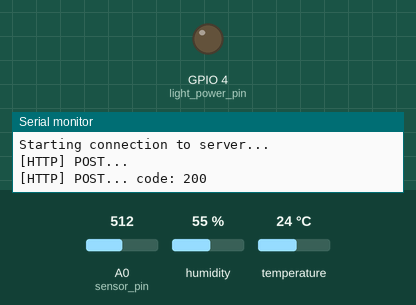
This sketch was run on a simulated ESP8266 (NodeMCU). Shown: output pins drawn as LEDs (lit = HIGH), the last lines printed to the serial monitor. The test bench sets the inputs (shaded band); at power-on: A0 (sensor_pin) = 512, humidity 55 %, temperature 24 °C. WiFi joins after 1.5 s; servers stay silent unless stated; uploads are accepted with an empty reply; pins used as bus, display or sensor lines are not drawn.

Above: at 7.6 s.
At 13.8 s:
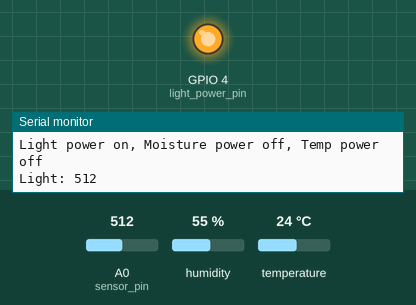
Timing chart, 0 to 36.8 s (numbered marks = the images above):
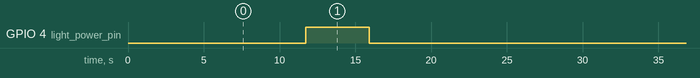

Measured:
- by itself, GPIO 4 (light_power_pin): alternates HIGH for 4.2 s and LOW for 21.4 s

The sketch:

FYP-Arduino.ino
```cpp
#include <ESP8266WiFi.h>
#include <ESP8266HTTPClient.h>
#include <WiFiClient.h>
#include <DHT.h>

#define DHTTYPE DHT11

int sensor_pin = A0;
int moisture;
int moisture_power_pin = 14;
int light;
int light_power_pin = 4;
int temp_data_pin = 5;
float temp;
float humi;

const char* ssid     = "ssid";
const char* password = "password";

DHT dht(temp_data_pin, DHTTYPE);

WiFiClient client;
IPAddress server(172, 20, 10, 2);
String ipAddress = "172.20.10.2";

void setup() {
   Serial.begin(115200);
   pinMode(light_power_pin, OUTPUT);
   pinMode(moisture_power_pin, OUTPUT);
   pinMode(temp_data_pin, OUTPUT);

  WiFi.mode(WIFI_STA);
  WiFi.begin(ssid, password);

  while (WiFi.status() != WL_CONNECTED) {
    delay(500);
    Serial.print(".");
  }

  if(WiFi.status() == WL_CONNECTED){
    Serial.println("WiFi connected!");
    Serial.println("IP address: ");
    Serial.println(WiFi.localIP());
  }

  Serial.println("Serial initialized");
  digitalWrite(moisture_power_pin, LOW);
   delay(2000);
}

void loop() {

    //Temperature part
  Serial.println("Light power off, Moisture power off, Temp power on");
  delay(1000);
  temp = dht.readTemperature();
  Serial.println("Temp: " + String(temp));
  delay(1000);
  humi = dht.readHumidity();
  Serial.println("Humi: " + String(humi));
  delay(1000);

   if(WiFi.status() == WL_CONNECTED){
      Serial.println("Starting connection to server...");

      HTTPClient http;
      if(http.begin(client, "http://172.20.10.2:31415/post-temp-humi/" + String(temp) + "/" + String(humi))){

        Serial.print("[HTTP] POST...\n");
        // start connection and send HTTP header
        int httpCode = http.POST("");

        // httpCode will be negative on error
        if (httpCode > 0) {
          // HTTP header has been send and Server response header has been handled
          Serial.printf("[HTTP] POST... code: %d\n", httpCode);

          // file found at server
          if (httpCode == HTTP_CODE_OK || httpCode == HTTP_CODE_MOVED_PERMANENTLY) {
            String payload = http.getString();
            Serial.println(payload);
          }
        }else {
          Serial.printf("[HTTP] POST... code: %d\n", httpCode);
          Serial.printf("[HTTP] POST... failed, error: %s\n", http.errorToString(httpCode).c_str());
         }

        http.end();

      }
   }

     delay(5000); //Delay 1 min, ready to collect temperature and humidity

    //Light part
  digitalWrite(light_power_pin, HIGH);
  delay(2000);
  Serial.println("Light power on, Moisture power off, Temp power off");
  light = analogRead(sensor_pin);
  Serial.println("Light: " + String(light));
  delay(1000);

   if(WiFi.status() == WL_CONNECTED){
      Serial.println("Starting connection to server...");

      HTTPClient http;
      if(http.begin(client, "http://172.20.10.2:31415/post-light/" + String(light))){

        Serial.print("[HTTP] POST...\n");
        // start connection and send HTTP header
        int httpCode = http.POST("");

        // httpCode will be negative on error
        if (httpCode > 0) {
          // HTTP header has been send and Server response header has been handled
          Serial.printf("[HTTP] POST... code: %d\n", httpCode);

          // file found at server
          if (httpCode == HTTP_CODE_OK || httpCode == HTTP_CODE_MOVED_PERMANENTLY) {
            String payload = http.getString();
            Serial.println(payload);
          }
        }else {
          Serial.printf("[HTTP] POST... code: %d\n", httpCode);
          Serial.printf("[HTTP] POST... failed, error: %s\n", http.errorToString(httpCode).c_str());
         }

        http.end();

      }
   }

   delay(1000);
   digitalWrite(light_power_pin, LOW);  //power off light sensor after finish
  delay(5000); //Delay 1 min, ready to collect soil moisture

    //Soil moisture part
  digitalWrite(moisture_power_pin, HIGH);
  delay(2000);
  Serial.println("Light power off, Moisture power on, Temp power off");
  moisture = analogRead(sensor_pin);
  moisture = map(moisture,1024,0,0,100);
  Serial.println(moisture);

  if(WiFi.status() == WL_CONNECTED){
      Serial.println("Starting connection to server...");

      HTTPClient http;
      if(http.begin(client, "http://172.20.10.2:31415/post-soil-moisture/" + String(moisture))){

        Serial.print("[HTTP] POST...\n");
        // start connection and send HTTP header
        int httpCode = http.POST("");

        // httpCode will be negative on error
        if (httpCode > 0) {
          // HTTP header has been send and Server response header has been handled
          Serial.printf("[HTTP] POST... code: %d\n", httpCode);

          // file found at server
          if (httpCode == HTTP_CODE_OK || httpCode == HTTP_CODE_MOVED_PERMANENTLY) {
            String payload = http.getString();
            Serial.println(payload);
          }
        }else {
          Serial.printf("[HTTP] POST... failed, error: %s\n", http.errorToString(httpCode).c_str());
         }

        http.end();

      }
   }

   delay(1000);
   digitalWrite(moisture_power_pin, LOW); //power off soil moisture sensor after finish


    delay(5000);

}
```
